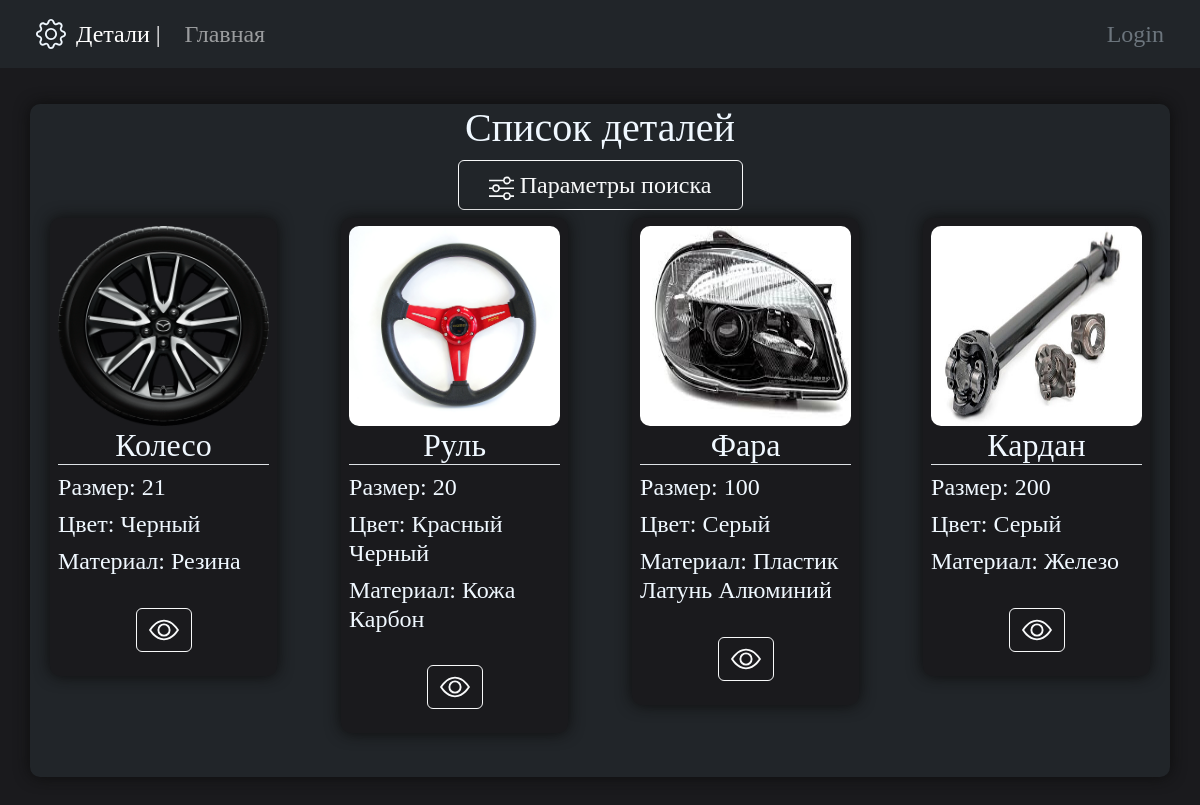
The page / on the database its author committed.
### main/models.py (models this page shows, shortened)
class Detail(models.Model):
    detail_image = models.ImageField('Изображение',upload_to='detail_img/', null=True, blank=True)
    detail_name = models.CharField('Название', max_length=100)
    detail_size = models.CharField('Размер', max_length=100)
    detail_color = models.CharField('Цвет', max_length=100)
    detail_material = models.CharField('Материал', max_length=100)
    detail_description = models.TextField('Описание', max_length=500, default='')
    class Meta:
        verbose_name = 'Деталь'
        verbose_name_plural = 'Детали'

### main/views.py (the view)
# urls.py: path('', home_page, name='home'),
def home_page(request):
    det_name = request.GET.get('name')
    det_color = request.GET.get('color')
    det_material = request.GET.get('material')
    if not det_name:
        det_name = ''
    if not det_color:
        det_color = ''
    if not det_material:
        det_material = ''
    if det_name or det_color or det_material:
        if det_name:
            det_name = det_name[0].upper() + det_name[1:].lower()
        if det_color:
            det_color = det_color[0].upper() + det_color[1:].lower()
        if det_material:
            det_material = det_material[0].upper() + det_material[1:].lower()
        details = Detail.objects.filter(detail_name__icontains=det_name, detail_color__icontains=det_color,
                                        detail_material__icontains=det_material)
    else:
        details = Detail.objects.all()
    context = {'details': details, 'det_name': det_name, 'det_color': det_color, 'det_material': det_material}
    return render(request, 'main/home.html', context)

### main/templates/main/home.html (shortened to what this page needs)
{% extends 'main/layout.html' %}
{% block main_info_bl %}
<div class="center_block" xmlns="http://www.w3.org/1999/html">
    <h1 class="text-center">Список деталей</h1>
    <div class="text-center d-grid gap-2 col-3 mx-auto">
        <button type="button" class="btn btn-outline-light" data-bs-toggle="modal" data-bs-target="#exampleModal"
                style="font-size: 150%;">
            Параметры поиска
        </button>
    </div>
    <div class="row row-cols-1 row-cols-md-4 g-4">
        {% for detail in details %}
        <div class="col">
            <div class="details_card">
                {% if detail.detail_image %}
                <img src="{{ detail.detail_image.url}}" class="img-fluid mx-auto d-block" alt="..."
                     style="border-radius:10px; width:300px; height:200px; margin:auto;">
                {% endif %}
                <h2 class="border-bottom text-center">{{detail.detail_name}}</h2>
                <h4>Размер: {{detail.detail_size}}</h4>
                <h4>Цвет: {{detail.detail_color}}</h4>
                <h4>Материал: {{detail.detail_material}}</h4>
                <br>
                {% if user.user_role == "Admin"%}
                <div class="text-center">
                    <a href="{% url 'detail_page' detail.id%}" class="btn btn-outline-light mb-3">
                        <svg xmlns="http://www.w3.org/2000/svg" width="30" height="30" fill="currentColor"
                             class="bi bi-eye" viewBox="0 0 16 16">
                            <path d="M16 8s-3-5.5-8-5.5S0 8 0 8s3 5.5 8 5.5S16 8 16 8M1.173 8a13 13 0 0 1 1.66-2.043C4.12 4.668 5.88 3.5 8 3.5s3.879 1.168 5.168 2.457A13 13 0 0 1 14.828 8q-.086.13-.195.288c-.335.48-.83 1.12-1.465 1.755C11.879 11.332 10.119 12.5 8 12.5s-3.879-1.168-5.168-2.457A13 13 0 0 1 1.172 8z"/>
                            <path d="M8 5.5a2.5 2.5 0 1 0 0 5 2.5 2.5 0 0 0 0-5M4.5 8a3.5 3.5 0 1 1 7 0 3.5 3.5 0 0 1-7 0"/>
                        </svg>
                    </a>
                    <a href="{% url 'update_detail' detail.id %}" class="btn btn-outline-light mb-3">
                        <svg xmlns="http://www.w3.org/2000/svg" width="30" height="30" fill="currentColor"
                             class="bi bi-pen"
                             viewBox="0 0 16 16">
                            <path d="m13.498.795.149-.149a1.207 1.207 0 1 1 1.707 1.708l-.149.148a1.5 1.5 0 0 1-.059 2.059L4.854 14.854a.5.5 0 0 1-.233.131l-4 1a.5.5 0 0 1-.606-.606l1-4a.5.5 0 0 1 .131-.232l9.642-9.642a.5.5 0 0 0-.642.056L6.854 4.854a.5.5 0 1 1-.708-.708L9.44.854A1.5 1.5 0 0 1 11.5.796a1.5 1.5 0 0 1 1.998-.001zm-.644.766a.5.5 0 0 0-.707 0L1.95 11.756l-.764 3.057 3.057-.764L14.44 3.854a.5.5 0 0 0 0-.708l-1.585-1.585z"/>
                        </svg>
                    </a>
                    <a href="{% url 'delete_detail' detail.id%}" class="btn btn-outline-light mb-3">
                        <svg xmlns="http://www.w3.org/2000/svg" width="30" height="30" fill="currentColor"
                             class="bi bi-trash3" viewBox="0 0 16 16">
                            <path d="M6.5 1h3a.5.5 0 0 1 .5.5v1H6v-1a.5.5 0 0 1 .5-.5ZM11 2.5v-1A1.5 1.5 0 0 0 9.5 0h-3A1.5 1.5 0 0 0 5 1.5v1H2.506a.58.58 0 0 0-.01 0H1.5a.5.5 0 0 0 0 1h.538l.853 10.66A2 2 0 0 0 4.885 16h6.23a2 2 0 0 0 1.994-1.84l.853-10.66h.538a.5.5 0 0 0 0-1h-.995a.59.59 0 0 0-.01 0H11Zm1.958 1-.846 10.58a1 1 0 0 1-.997.92h-6.23a1 1 0 0 1-.997-.92L3.042 3.5h9.916Zm-7.487 1a.5.5 0 0 1 .528.47l.5 8.5a.5.5 0 0 1-.998.06L5 5.03a.5.5 0 0 1 .47-.53Zm5.058 0a.5.5 0 0 1 .47.53l-.5 8.5a.5.5 0 1 1-.998-.06l.5-8.5a.5.5 0 0 1 .528-.47ZM8 4.5a.5.5 0 0 1 .5.5v8.5a.5.5 0 0 1-1 0V5a.5.5 0 0 1 .5-.5Z"/>
                        </svg>
                    </a>
                </div>
                {% else %}
                <div class="text-center">
                    <a href="{% url 'detail_page' detail.id%}" class="btn btn-outline-light mb-3">
                    </a>
                </div>
                {%endif%}
            </div>
        </div>
        {% endfor %}
    </div>
</div>
{% endblock %}

### main/static/main/css/main.css (style rules this page uses)
* { font-family: consolas; }
body { background: #1a1a1d; color: AliceBlue; }
.center_block { margin: auto; margin-top: 3%; width: 95%; height: auto; margin-bottom: 3%; padding: 0 0 3% 0; background-color: #212529; border-radius: 10px; box-shadow: 0 0 15px #0D0D0D ; }
.details_card { margin: auto; margin-top: 3%; margin-bottom: 3%; padding:3%; width: 85%; height:auto; background-color: #1a1a1d; border-radius: 10px; box-shadow: 0 0 15px #0D0D0D ; }

### rows shown on the page
Detail: detail_image (picture), detail_name "Колесо", detail_size "21", detail_color "Черный", detail_material "Резина"
Detail: detail_image (picture), detail_name "Руль", detail_size "20", detail_color "Красный Черный", detail_material "Кожа Карбон"
Detail: detail_image (picture), detail_name "Фара", detail_size "100", detail_color "Серый", detail_material "Пластик Латунь Алюминий"
Detail: detail_image (picture), detail_name "Кардан", detail_size "200", detail_color "Серый", detail_material "Железо"
